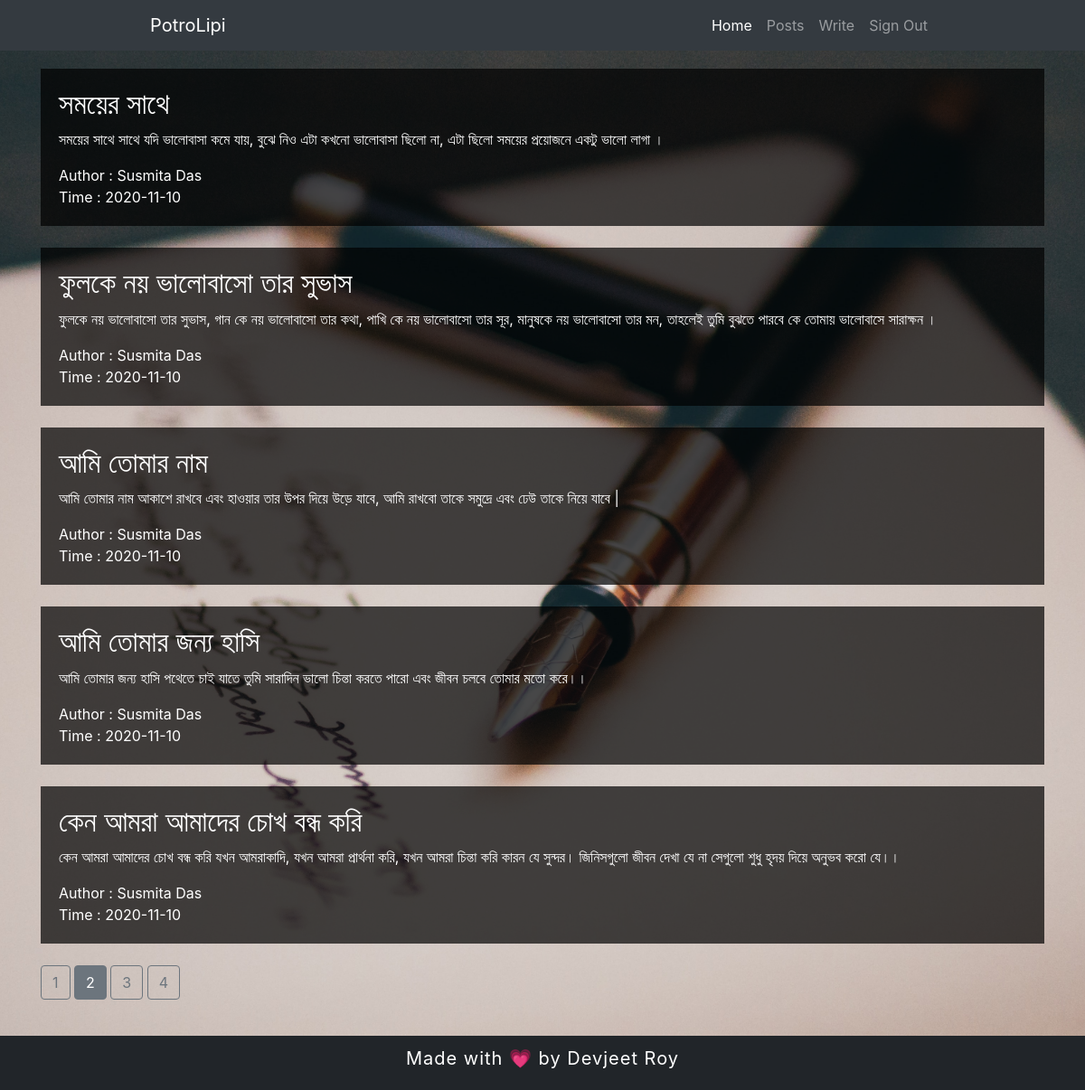
Page /posts?page=2 (signed in) on the committed database.
### main/models.py (models this page shows, shortened)
class Posts(db.Model):
    post_id = db.Column(db.Integer, primary_key=True)
    title = db.Column(db.String(100),nullable=False)
    content = db.Column(db.Text(),nullable=False)
    author = db.Column(db.String(20),nullable=False)
    time = db.Column(db.DateTime(),default=date.today(), onupdate=date.today())

### main/posts/routes.py (the view)
@posts.route("/posts")
@login_required
def readblog():
    if current_user.is_authenticated:
        page = request.args.get('page', 1, type=int)
        posts = Posts.query.order_by(Posts.post_id.desc()).paginate(page=page, per_page=5)
        return render_template("readblog.html",posts=posts)
    else:
        return "<h2>Not Authorized!</h2>"

### main/models.py (called while the page is built)
@login_manager.user_loader
def load_user(user_id):
    return User.query.get(int(user_id))

### main/templates/readblog.html (shortened to what this page needs)
{% extends "layout.html" %}
    {% block content %}
        <div class="container">
            {% if posts.items[0] %}
            {% for i in posts.items: %}
            <div class="post">
                <h2>{{ i.title }}</h2>
                <p>
                    {{ i.content }}
                </p>
                <span>Author : {{ i.author }}</span><br>
                <span>Time : {{ i.time.year }}-{{ i.time.month }}-{{ i.time.day }}</span>
            </div><br>
            {% endfor %}
            {% else %}
                <center>
                    <h2>No post to display! </h2>
                </center>
            {% endif %}
            {% for page_num in posts.iter_pages(left_edge=1,right_edge=1,left_current=1,right_current=2) %}
                {% if page_num %}
                    {% if posts.page == page_num %}
                        <a href="{{url_for('posts.readblog',page=page_num)}}" class="btn btn-secondary">{{ page_num }}</a>
                    {% else %}
                        <a href="{{url_for('posts.readblog',page=page_num)}}" class="btn btn-outline-secondary">{{ page_num }}</a>
                    {% endif %}
                {% else %}
                    <a href="#" class="btn btn-outline-secondary">...</a>
                {% endif %}
            {% endfor %}
        </div>
    {% endblock %}

### main/static/style.css (style rules this page uses)
body { background: url(./mainbg.jpg) no-repeat center fixed; background-size: cover; color: white; }
.container { margin-top: 20px; margin-bottom: 100px; }
.post { background-color: rgba(0, 0, 0, 0.7); padding-left: 20px; padding-right: 20px; padding-bottom: 20px; padding-top: 20px; height: auto; }

### rows in the picture
Posts: title "সময়ের সাথে", content "সময়ের সাথে সাথে যদি ভালোবাসা কমে যায়, বুঝে নিও এটা কখনো ভালোবাসা ছিলো না, এটা ছিলো সময়ের প্রয়োজনে একটু ভালো লাগা ।", author "Susmita Das", time.year "2020", time.month "11", time.day "10"
Posts: title "ফুলকে নয় ভালোবাসো তার সুভাস", content "ফুলকে নয় ভালোবাসো তার সুভাস, গান কে নয় ভালোবাসো তার কথা, পাখি কে নয় ভালোবাসো তার সূর, মানুষকে নয় ভালোবাসো তার মন, তাহলেই তুমি বুঝতে পারবে কে তোমায় ভালোবাসে সারাক্ষন ।", author "Susmita Das", time.year "2020", time.month "11", time.day "10"
Posts: title "আমি তােমার নাম", content "আমি তােমার নাম আকাশে রাখবে এবং হাওয়ার তার উপর দিয়ে উড়ে যাবে, আমি রাখবাে তাকে সমুদ্রে এবং ঢেউ তাকে নিয়ে যাবে |", author "Susmita Das", time.year "2020", time.month "11", time.day "10"
Posts: title "আমি তােমার জন্য হাসি", content "আমি তােমার জন্য হাসি পথেতে চাই যাতে তুমি সারাদিন ভালাে চিন্তা করতে পারাে এবং জীবন চলবে তােমার মতাে করে।।", author "Susmita Das", time.year "2020", time.month "11", time.day "10"
Posts: title "কেন আমরা আমাদের চোখ বন্ধ করি", content "কেন আমরা আমাদের চোখ বন্ধ করি যখন আমরাকাদি, যখন আমরা প্রার্থনা করি, যখন আমরা চিন্তা করি কারন যে সুন্দর। জিনিসগুলাে জীবন দেখা যে না সেগুলাে শুধু হৃদয় দিয়ে অনুভব করাে যে।।", author "Susmita Das", time.year "2020", time.month "11", time.day "10"

### other values in the picture
{{ page_num }} "1" "3" "4"
{{ page_num }} "2"
